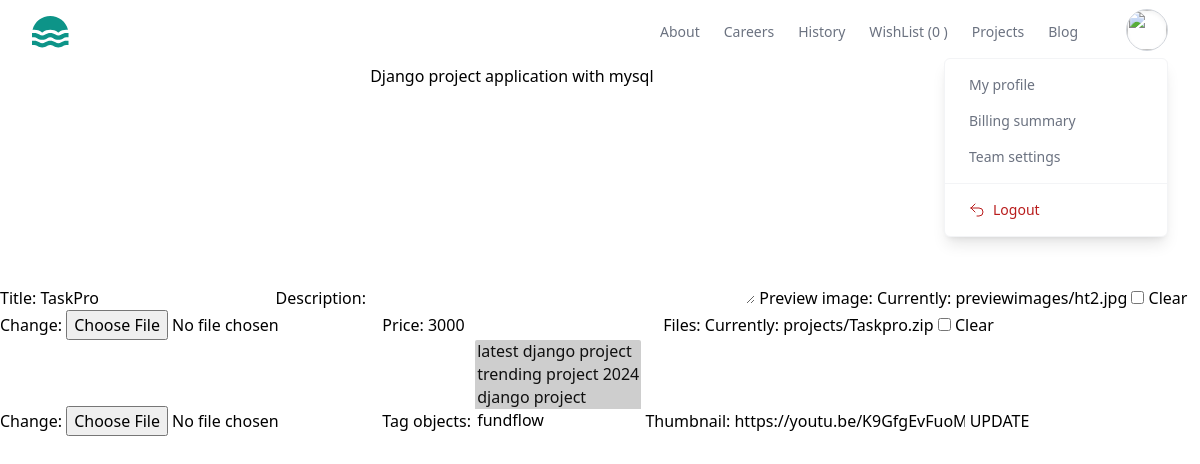
The app's page /project/15/update/, older data.
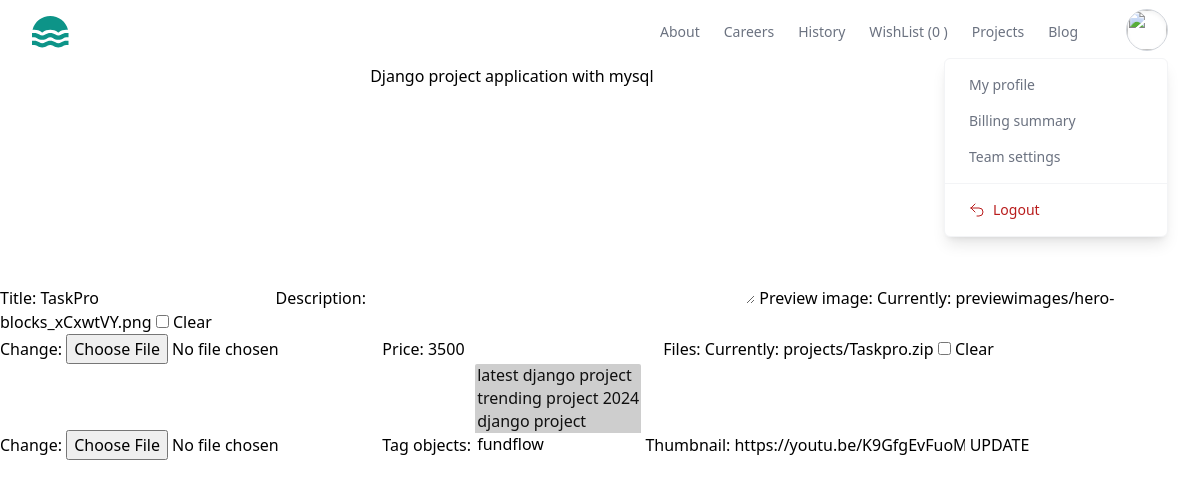
The same page, newer data.
### store/models.py (models this page shows, shortened)
class BaseModel(models.Model):
    created_date=models.DateTimeField(auto_now_add=True)
    updated_date=models.DateTimeField(auto_now=True)
    is_active=models.BooleanField(default=True)

class Project(BaseModel):
    title=models.CharField(max_length=200)
    description=models.TextField()
    preview_image=models.ImageField(upload_to="previewimages",null=True,blank=True)
    price=models.PositiveIntegerField()
    developer=models.ForeignKey(User,on_delete=models.CASCADE)
    files=models.FileField(upload_to="projects",null=True,blank=True)
    tag_objects=models.ManyToManyField(Tag,null=True)
    thumbnail=EmbedVideoField()

class Tag(BaseModel):
    title=models.CharField(max_length=200)
    def __str__(self) -> str:
        return self.title

### store/views.py (the view, shortened to what this page needs)
# urls.py: path('project/<int:pk>/update/',views.ProjectUpdateView.as_view(),name="project-update"),
class ProjectUpdateView(View):
    template_name="project_update.html"
    form_class=ProjectForm
    def get(self,request,*args,**kwargs):
        id=kwargs.get("pk")
        project_objects=Project.objects.get(id=id)
        form_instance=self.form_class(instance=project_objects)
        return render(request,self.template_name,{"form":form_instance})

### store/forms.py
class ProjectForm(forms.ModelForm):
    class Meta:
        model=Project
        fields=["title","description",
                "preview_image","price",
                "files","tag_objects",
                "thumbnail"]

### store/context_processors.py (called while the page is built)
def wishlist_items_count(request):
    count=0
    if request.user.is_authenticated:
        count=request.user.basket.basket_item.filter(is_order_placed=False).count()
    return {"cartitems_count":count}

### store/templates/project_update.html (shortened to what this page needs)
{%extends 'base.html' %}
{%block main_block%}
<form action="" method="post" enctype="multipart/form-data">
    {{form}}
    <button type="submit">UPDATE</button>
</form>
{%endblock%}

Row changes from the older to the newer data that the page shows:
changed Project "Django project application with mysql": price "3000" → "3500"
Text that changed along with them:
text no longer shown: "Title: Description: Preview image: Currently: previewimages/ht2.jpg Clear Change: Price: Files: Currently: projects/Taskpro.zip Clear Change: Tag objects: Thumbnail:"
text now shown: "Title: Description: Preview image: Currently: previewimages/hero-blocks_xCxwtVY.png Clear Change: Price: Files: Currently: projects/Taskpro.zip Clear Change: Tag objects: Thumbnail:"
